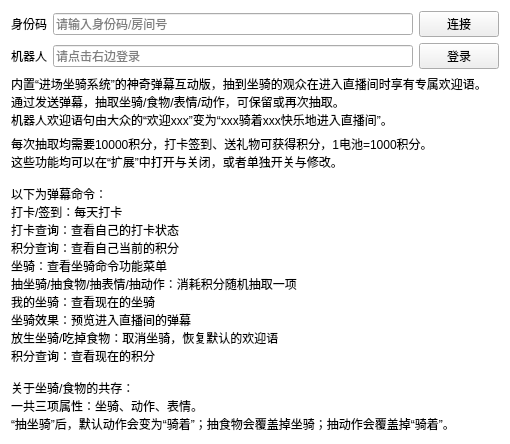
<?xml version="1.0" encoding="UTF-8"?>
<ui version="4.0">
 <class>SingleEntrance</class>
 <widget class="QWidget" name="SingleEntrance">
  <property name="geometry">
   <rect>
    <x>0</x>
    <y>0</y>
    <width>510</width>
    <height>369</height>
   </rect>
  </property>
  <property name="windowTitle">
   <string>Form</string>
  </property>
  <property name="styleSheet">
   <string notr="true">#SingleEntrance
{
	background: white;
}</string>
  </property>
  <layout class="QVBoxLayout" name="verticalLayout" stretch="0,0,1,1">
   <item>
    <layout class="QHBoxLayout" name="horizontalLayout" stretch="0,1,0">
     <item>
      <widget class="QLabel" name="label">
       <property name="text">
        <string>身份码</string>
       </property>
      </widget>
     </item>
     <item>
      <widget class="QLineEdit" name="lineEdit">
       <property name="placeholderText">
        <string>请输入身份码/房间号</string>
       </property>
      </widget>
     </item>
     <item>
      <widget class="QPushButton" name="pushButton">
       <property name="text">
        <string>连接</string>
       </property>
      </widget>
     </item>
    </layout>
   </item>
   <item>
    <layout class="QHBoxLayout" name="horizontalLayout_2">
     <property name="leftMargin">
      <number>0</number>
     </property>
     <property name="topMargin">
      <number>0</number>
     </property>
     <item>
      <widget class="QLabel" name="label_4">
       <property name="text">
        <string>机器人</string>
       </property>
      </widget>
     </item>
     <item>
      <widget class="QLineEdit" name="lineEdit_2">
       <property name="readOnly">
        <bool>true</bool>
       </property>
       <property name="placeholderText">
        <string>请点击右边登录</string>
       </property>
      </widget>
     </item>
     <item>
      <widget class="QPushButton" name="pushButton_2">
       <property name="text">
        <string>登录</string>
       </property>
      </widget>
     </item>
    </layout>
   </item>
   <item>
    <widget class="QLabel" name="label_2">
     <property name="text">
      <string>内置“进场坐骑系统”的神奇弹幕互动版，抽到坐骑的观众在进入直播间时享有专属欢迎语。
通过发送弹幕，抽取坐骑/食物/表情/动作，可保留或再次抽取。
机器人欢迎语句由大众的“欢迎xxx”变为“xxx骑着xxx快乐地进入直播间”。</string>
     </property>
    </widget>
   </item>
   <item>
    <widget class="QLabel" name="label_3">
     <property name="text">
      <string>每次抽取均需要10000积分，打卡签到、送礼物可获得积分，1电池=1000积分。
这些功能均可以在“扩展”中打开与关闭，或者单独开关与修改。

以下为弹幕命令：
打卡/签到：每天打卡
打卡查询：查看自己的打卡状态
积分查询：查看自己当前的积分
坐骑：查看坐骑命令功能菜单
抽坐骑/抽食物/抽表情/抽动作：消耗积分随机抽取一项
我的坐骑：查看现在的坐骑
坐骑效果：预览进入直播间的弹幕
放生坐骑/吃掉食物：取消坐骑，恢复默认的欢迎语
积分查询：查看现在的积分

关于坐骑/食物的共存：
一共三项属性：坐骑、动作、表情。
“抽坐骑”后，默认动作会变为“骑着”；抽食物会覆盖掉坐骑；抽动作会覆盖掉“骑着”。</string>
     </property>
    </widget>
   </item>
  </layout>
 </widget>
 <resources/>
 <connections/>
</ui>
